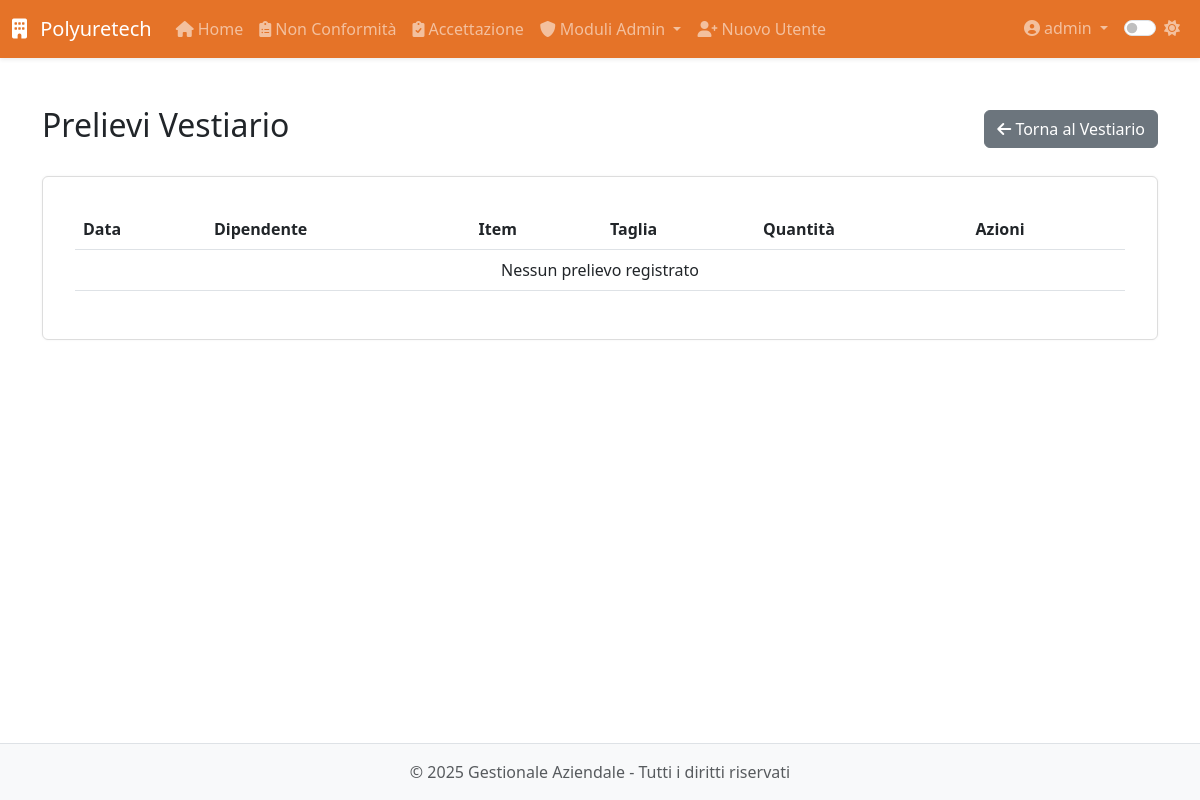
Before: /modulo8/vestiario/prelievi (signed in) with the older database file.
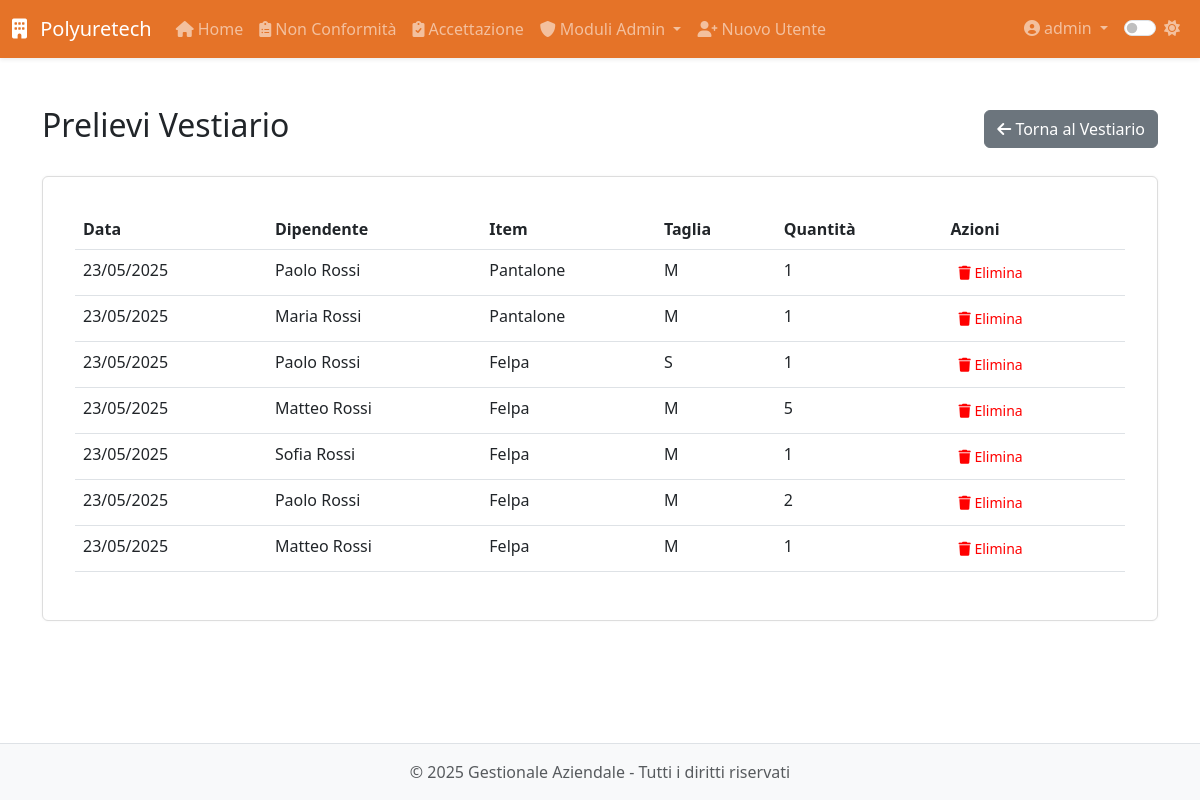
After: the same page with the newer database file.
### app/models.py (models this page shows, shortened)
class PrelievoVestiario(db.Model):
    __tablename__ = 'prelievi_vestiario'
    id = db.Column(db.Integer, primary_key=True)
    dipendente_id = db.Column(db.Integer, db.ForeignKey('dipendente.id'), nullable=False)
    item_id = db.Column(db.Integer, db.ForeignKey('inventory.id'), nullable=False)
    quantita = db.Column(db.Integer, nullable=False)
    timestamp = db.Column(db.DateTime, default=datetime.utcnow, nullable=False)
    data_prelievo = db.Column(db.DateTime, default=datetime.utcnow, nullable=False)
    dipendente = db.relationship('Dipendente', backref='prelievi_vestiario')
    item = db.relationship('Inventory')

class Dipendente(db.Model):
    __tablename__ = 'dipendente'
    id = db.Column(db.Integer, primary_key=True)
    nome = db.Column(db.String(100), nullable=False)
    cognome = db.Column(db.String(100), nullable=False)
    data_nascita = db.Column(db.Date, nullable=False)
    luogo_nascita = db.Column(db.String(100), nullable=False)
    provincia_nascita = db.Column(db.String(2), nullable=False)
    codice_fiscale = db.Column(db.String(16))
    email = db.Column(db.String(120))
    telefono = db.Column(db.String(20))
    matricola = db.Column(db.String(20), unique=True)
    reparto = db.Column(db.String(100))
    ruolo = db.Column(db.String(100))
    data_assunzione_somministrazione = db.Column(db.Date)
    agenzia_somministrazione = db.Column(db.String(100))
    data_assunzione_indeterminato = db.Column(db.Date)
    legge_104 = db.Column(db.Boolean, default=False)
    donatore_avis = db.Column(db.Boolean, default=False)
    indirizzo_residenza = db.Column(db.String(200))
    citta_residenza = db.Column(db.String(100))
    provincia_residenza = db.Column(db.String(2))
    cap_residenza = db.Column(db.String(5))
    data_cessazione = db.Column(db.Date)
    note = db.Column(db.Text)
    archiviato = db.Column(db.Boolean, default=False)
    created_by_id = db.Column(db.Integer, db.ForeignKey('users.id'))
    created_by = db.relationship('User', backref='dipendenti_creati')
    competenze = db.relationship('Competenza',
                               secondary='dipendente_competenza',
                               backref=db.backref('dipendenti', lazy='dynamic'))
    competenze_associate = db.relationship('DipendenteCompetenza',
                                         back_populates='dipendente',
                                         overlaps="competenze,dipendenti")
    vestiario = db.relationship('Inventory',
                              secondary='prelievi_vestiario',
                              backref='dipendenti')
    performance = db.relationship('Performance', back_populates='dipendente', cascade='all, delete-orphan')
    partecipazioni_corsi = db.relationship('PartecipazioneCorso', backref='dipendente', lazy=True)
    corsi_sicurezza = db.relationship('CorsoSicurezza', secondary='dipendente_corso_sicurezza',
                                    backref=db.backref('dipendenti', lazy=True))

class Inventory(db.Model):
    __tablename__ = 'inventory'
    id = db.Column(db.Integer, primary_key=True)
    nome = db.Column(db.String(128), nullable=False)
    taglia = db.Column(db.String(64))                        # facoltativa
    quantita = db.Column(db.Integer, default=0, nullable=False)

### app/routes/modulo8.py (the view)
@modulo8.route('/vestiario/prelievi')
@login_required
@check_module_access(8)
def lista_prelievi_vestiario():
    prelievi = PrelievoVestiario.query.order_by(PrelievoVestiario.timestamp.desc()).all()
    return render_template('modulo8/vestiario/prelievi.html', prelievi=prelievi)

### app/models.py (called while the page is built)
@login_manager.user_loader
def load_user(id):
    return User.query.get(int(id))

    def is_admin(self):
        return self.role == 'admin'

    def has_module_access(self, module_id):
        if self.is_admin:
            return True
        return str(module_id) in self.modules.split(',')

### app/utils.py (called while the page is built)
def check_module_access(module_id):
    def decorator(f):
        @wraps(f)
        def decorated_function(*args, **kwargs):
            if not current_user.has_module_access(module_id):
                abort(403)
            return f(*args, **kwargs)
        return decorated_function
    return decorator

### app/templates/modulo8/vestiario/prelievi.html (shortened to what this page needs)
{% extends 'base.html' %}
{% block content %}
<div class="module-view">
    <div class="d-flex justify-content-between align-items-center mb-4">
        <h2>Prelievi Vestiario</h2>
        <a href="{{ url_for('modulo8.vestiario') }}" class="btn btn-secondary">
            <i class="fas fa-arrow-left"></i> Torna al Vestiario
        </a>
    </div>
    <div class="card">
        <div class="card-body">
            <div class="table-responsive">
                <table class="table table-hover">
                    <thead>
                        <tr>
                            <th>Data</th>
                            <th>Dipendente</th>
                            <th>Item</th>
                            <th>Taglia</th>
                            <th>Quantità</th>
                            <th>Azioni</th>
                        </tr>
                    </thead>
                    <tbody>
                        {% for prelievo in prelievi %}
                        <tr>
                            <td>{{ prelievo.timestamp.strftime('%d/%m/%Y') }}</td>
                            <td>{{ prelievo.dipendente.nome }} {{ prelievo.dipendente.cognome }}</td>
                            <td>{{ prelievo.item.nome }}</td>
                            <td>{{ prelievo.item.taglia }}</td>
                            <td>{{ prelievo.quantita }}</td>
                            <td>
                                <form action="{{ url_for('modulo8.elimina_prelievo', id=prelievo.id) }}" method="POST" class="d-inline">
                                    <button type="submit" class="btn btn-danger btn-sm" onclick="return confirm('Sei sicuro di voler eliminare questo prelievo?')">
                                        <i class="fas fa-trash"></i> Elimina
                                    </button>
                                </form>
                            </td>
                        </tr>
                        {% else %}
                        <tr>
                            <td colspan="6" class="text-center">Nessun prelievo registrato</td>
                        </tr>
                        {% endfor %}
                    </tbody>
                </table>
            </div>
        </div>
    </div>
</div>
{% endblock %}

Changed rows visible on the page:
added PrelievoVestiario: timestamp "23/05/2025", dipendente.nome "Paolo", dipendente.cognome "Rossi", item.nome "Pantalone", item.taglia "M", quantita "1"
added PrelievoVestiario: timestamp "23/05/2025", dipendente.nome "Maria", dipendente.cognome "Rossi", item.nome "Pantalone", item.taglia "M", quantita "1"
added PrelievoVestiario: timestamp "23/05/2025", dipendente.nome "Paolo", dipendente.cognome "Rossi", item.nome "Felpa", item.taglia "S", quantita "1"
added PrelievoVestiario: timestamp "23/05/2025", dipendente.nome "Matteo", dipendente.cognome "Rossi", item.nome "Felpa", item.taglia "M", quantita "5"
added PrelievoVestiario: timestamp "23/05/2025", dipendente.nome "Sofia", dipendente.cognome "Rossi", item.nome "Felpa", item.taglia "M", quantita "1"
added PrelievoVestiario: timestamp "23/05/2025", dipendente.nome "Paolo", dipendente.cognome "Rossi", item.nome "Felpa", item.taglia "M", quantita "2"
added PrelievoVestiario: timestamp "23/05/2025", dipendente.nome "Matteo", dipendente.cognome "Rossi", item.nome "Felpa", item.taglia "M", quantita "1"
Other visible differences:
text no longer shown: "Nessun prelievo registrato"
